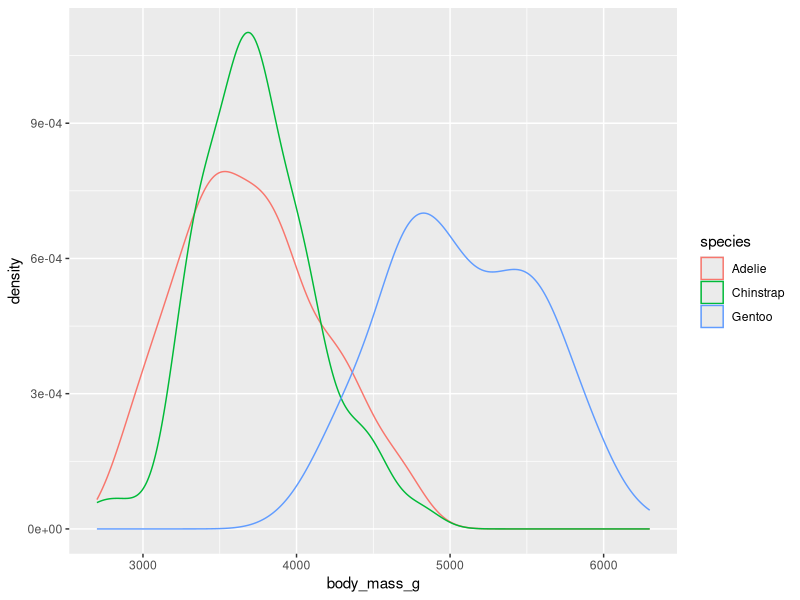
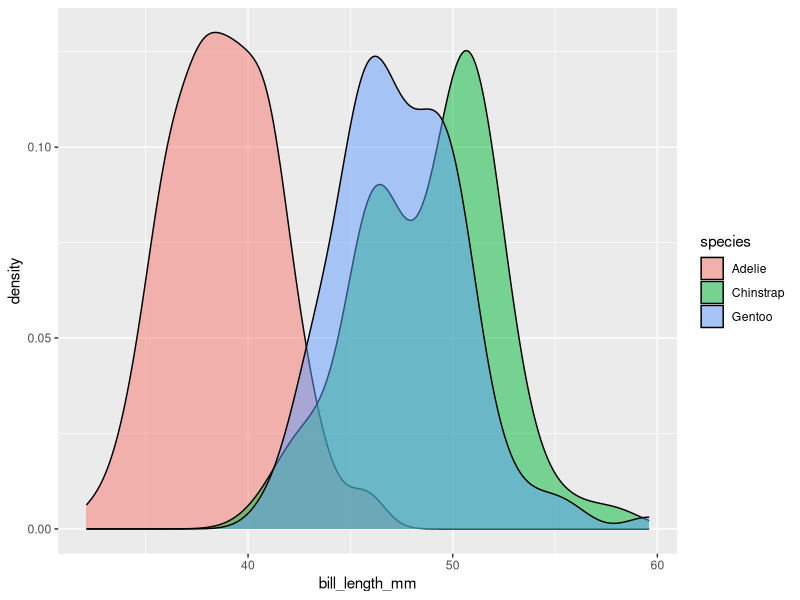
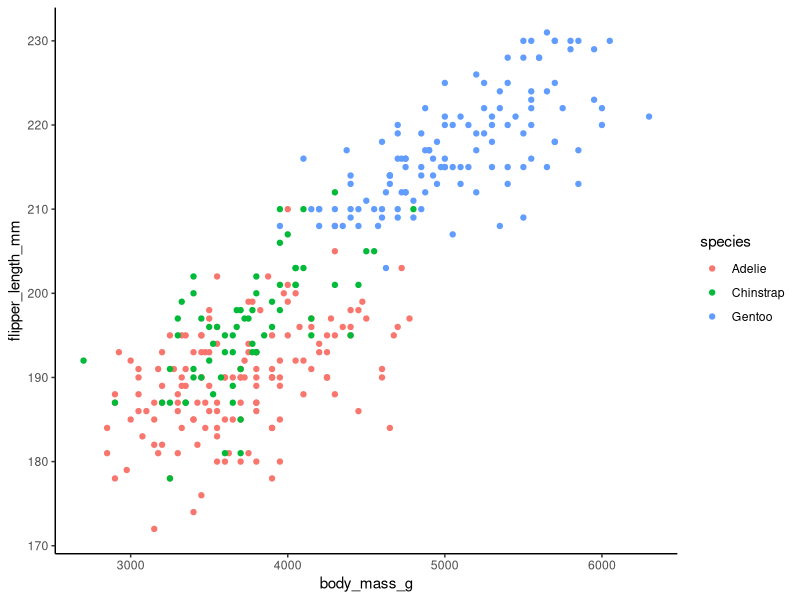
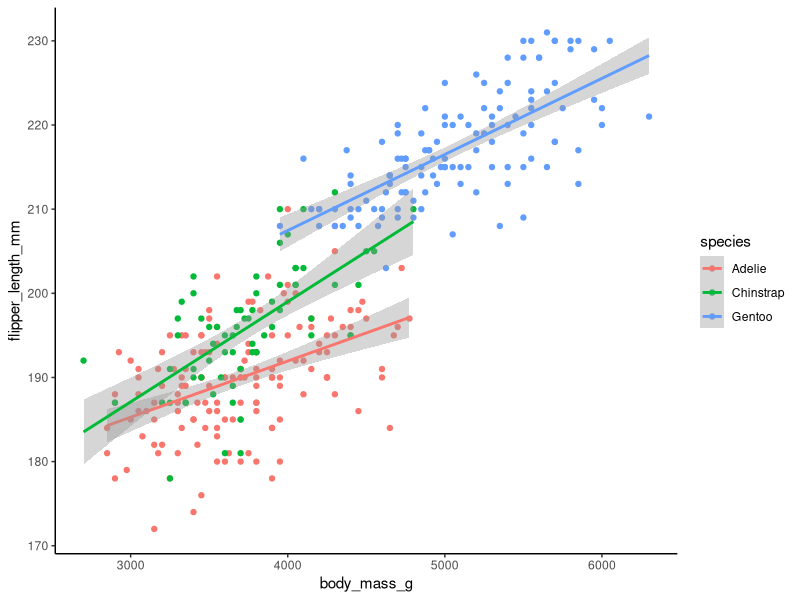
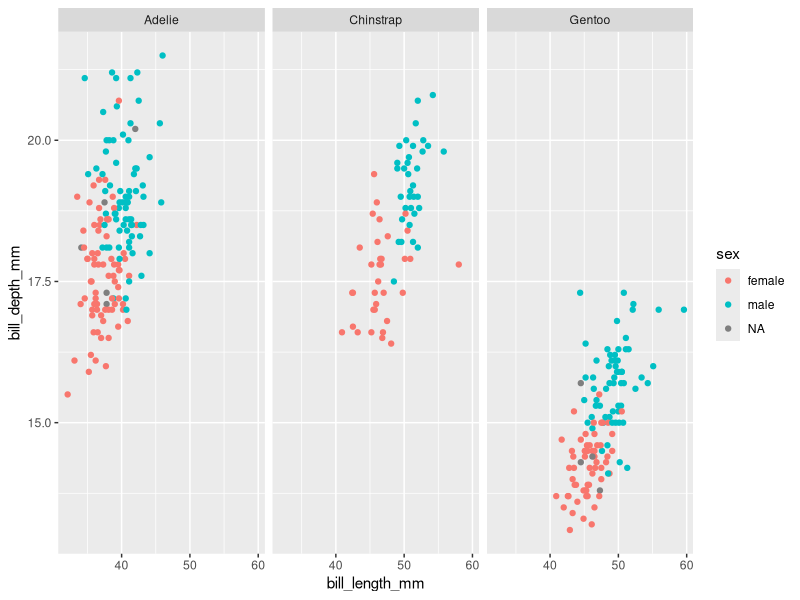
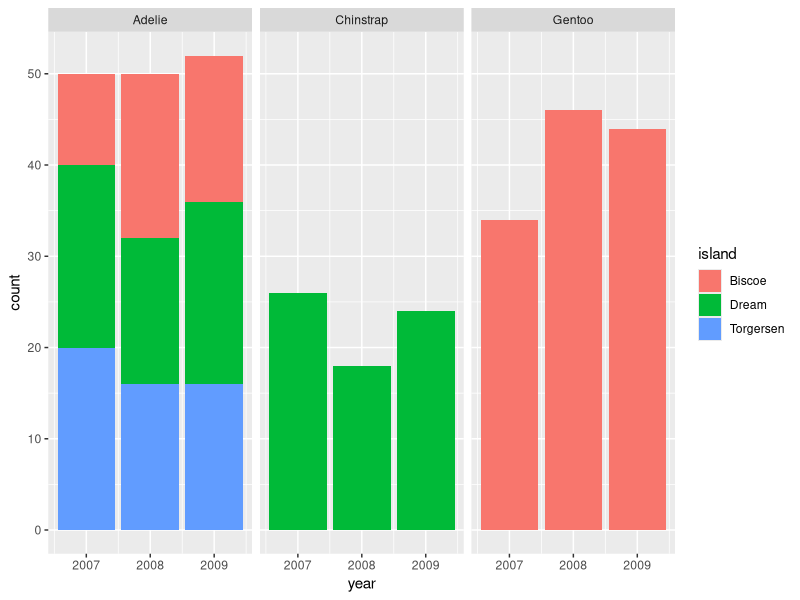

Generate these figures, in order, with R:
## ---- chunk 1
knitr::opts_chunk$set(echo = TRUE)
## ---- chunk 2
install.packages("palmerpenguins")
library (palmerpenguins)
library(tidyverse)

View(penguins)
dim(penguins)
ncol(penguins)
head(penguins)
## ---- chunk 3
ggplot(penguins)+
  geom_density(mapping = aes(x=body_mass_g, color=species))
## ---- chunk 4
ggplot(penguins)+
  geom_density(mapping = aes(x=bill_length_mm, fill=species), alpha=0.5)
## ---- chunk 5
ggplot(penguins)+
  geom_point(mapping = aes(x=body_mass_g, y=flipper_length_mm, color=species))+
  theme_classic()
## ---- chunk 6
ggplot(penguins)+
  geom_point(mapping = aes(x=body_mass_g, y=flipper_length_mm, color=species))+
 geom_smooth(mapping = aes(x=body_mass_g, y=flipper_length_mm, color=species), method = 'lm')+
  theme_classic()
## ---- chunk 7
ggplot(penguins)+
  geom_point(mapping = aes(x=bill_length_mm, y=bill_depth_mm, colour = sex))+
  facet_wrap(~species)+
  theme_get()
## ---- chunk 8
ggplot(penguins)+
  geom_bar(mapping = aes(x=year, fill= island))+
  facet_wrap(~species)
